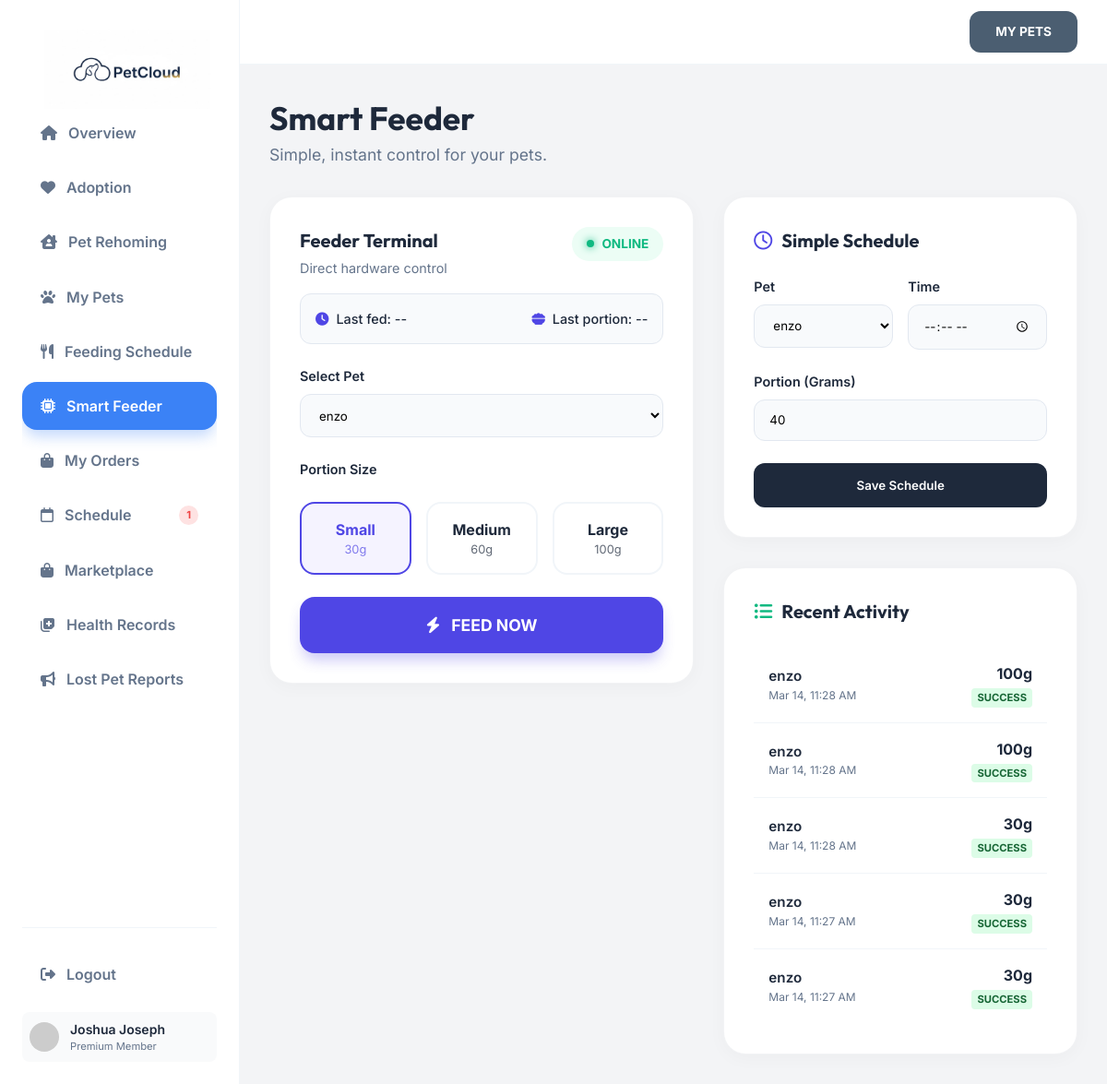
The app's page /smart-feeder.php (signed in) with its own data.
### tables this page shows
CREATE TABLE `feeding_logs` (
  `id` int(11) NOT NULL,
  `user_id` int(11) NOT NULL,
  `pet_id` int(11) NOT NULL,
  `feeding_time` timestamp NOT NULL DEFAULT current_timestamp(),
  `quantity_grams` int(11) NOT NULL,
  `status` enum('Success','Failed') DEFAULT 'Success',
  `message` varchar(255) DEFAULT 'Feeding completed successfully'
);

CREATE TABLE `user_pets` (
  `id` int(11) NOT NULL,
  `user_id` int(11) NOT NULL,
  `pet_name` varchar(100) NOT NULL,
  `pet_breed` varchar(100) DEFAULT NULL,
  `pet_age` varchar(50) DEFAULT NULL,
  `pet_type` varchar(50) DEFAULT NULL,
  `pet_image` text DEFAULT NULL,
  `created_at` timestamp NOT NULL DEFAULT current_timestamp(),
  `status` enum('Active','Lost') DEFAULT 'Active',
  `pet_gender` varchar(20) DEFAULT 'Unknown',
  `pet_weight` varchar(20) DEFAULT '0 kg',
  `pet_description` text DEFAULT NULL
);

### smart-feeder.php (the view, shortened to what this page needs)
<?php
require_once 'db_connect.php';
$user_id = $_SESSION['user_id'];
try {
    $pdo->query("SELECT 1 FROM smart_feeder_schedules LIMIT 1");
} catch (PDOException $e) {
    include 'setup_smart_feeder_db.php';
}
$petsStmt = $pdo->prepare("SELECT id, pet_name FROM user_pets WHERE user_id = ?");
$petsStmt->execute([$user_id]);
$myPets = $petsStmt->fetchAll();
$historyStmt = $pdo->prepare("SELECT fl.*, up.pet_name FROM feeding_logs fl JOIN user_pets up ON fl.pet_id = up.id WHERE fl.user_id = ? ORDER BY fl.feeding_time DESC LIMIT 5");
$historyStmt->execute([$user_id]);
$feedingHistory = $historyStmt->fetchAll();
?>
<!DOCTYPE html>
<html lang="en">
<head>
    <link rel="stylesheet" href="https://cdnjs.cloudflare.com/ajax/libs/font-awesome/6.4.0/css/all.min.css">
    <link rel="stylesheet" href="css/styles.css">
</head>
<body class="dashboard-page">
    <div class="dashboard-container">
        <?php include 'user-sidebar.php'; ?>
        <main class="main-content">
            <header class="top-header">
                <div class="header-actions">
                    <a href="mypets.php" class="btn"
                        style="background: #4b5e71; color: white; padding: 0.75rem 1.75rem; border-radius: 0.75rem; font-weight: 700; font-size: 0.85rem;">
                        MY PETS
                    </a>
                </div>
            </header>
            <div class="content-wrapper">
                <div class="page-title" style="margin-bottom: 2rem;">
                    <h2 style="font-family: 'Outfit'; font-size: 2.2rem; font-weight: 700;">Smart Feeder</h2>
                    <p style="color: var(--text-muted); font-size: 1.1rem;">Simple, instant control for your pets.</p>
                </div>
                <div class="feeder-grid">
                    <div class="feeder-left">
                        <div class="minimal-card">
                            <div
                                style="display: flex; justify-content: space-between; align-items: start; margin-bottom: 1rem;">
                                <div>
                                    <h3 class="section-title" style="margin-bottom: 0.25rem;">Feeder Terminal</h3>
                                    <p style="color: var(--text-muted); font-size: 0.9rem;">Direct hardware control</p>
                                </div>
                                <div class="status-badge">
                                    <div class="dot"></div> ONLINE
                                </div>
                            </div>
                            <div
                                style="background: #f8fafc; border: 1px solid #e2e8f0; padding: 1rem; border-radius: 0.75rem; margin-bottom: 1.5rem; display: flex; justify-content: space-between; font-size: 0.9rem; font-weight: 500;">
                                <div style="color: var(--text-main);"><i class="fa-solid fa-clock"
                                        style="color: var(--primary); margin-right: 0.5rem;"></i><span
                                        id="lastFedText">Last fed: --</span></div>
                                <div style="color: var(--text-main);"><i class="fa-solid fa-bowl-food"
                                        style="color: var(--primary); margin-right: 0.5rem;"></i><span
                                        id="lastPortionText">Last portion: --</span></div>
                            </div>
                            <form action="" method="POST">
                                <div style="margin-bottom: 1.5rem;">
                                    <label class="form-label">Select Pet</label>
                                    <select name="pet_id" class="input-minimal" required>
                                        <?php foreach ($myPets as $pet): ?>
                                            <option value="<?php echo $pet['id']; ?>">
                                                <?php echo htmlspecialchars($pet['pet_name']); ?>
                                            </option>
                                        <?php endforeach; ?>
                                    </select>
                                </div>
                                <label class="form-label">Portion Size</label>
                                <div class="portion-grid">
                                    <label class="portion-option portionBtn" data-portion="30">
                                        <div class="portion-card">
                                            <div style="font-weight: 700;">Small</div>
                                            <div style="font-size: 0.8rem; opacity: 0.7;">30g</div>
                                        </div>
                                    </label>
                                    <label class="portion-option portionBtn" data-portion="60">
                                        <div class="portion-card">
                                            <div style="font-weight: 700;">Medium</div>
                                            <div style="font-size: 0.8rem; opacity: 0.7;">60g</div>
                                        </div>
                                    </label>
                                    <label class="portion-option portionBtn" data-portion="100">
                                        <div class="portion-card">
                                            <div style="font-weight: 700;">Large</div>
                                            <div style="font-size: 0.8rem; opacity: 0.7;">100g</div>
                                        </div>
                                    </label>
                                </div>
                                <button type="submit" class="btn-feed" id="feedBtn">
                                    <i class="fa-solid fa-bolt"></i> FEED NOW
                                </button>
                            </form>
                        </div>
                    </div>
                    <div class="feeder-right">
                        <div class="minimal-card" style="margin-bottom: 2rem;">
                            <h3 class="section-title"><i class="fa-regular fa-clock" style="color: var(--primary);"></i>
                                Simple Schedule</h3>
                            <form action="" method="POST">
                                <div
                                    style="display: grid; grid-template-columns: 1fr 1fr; gap: 1rem; margin-bottom: 1.5rem;">
                                    <div>
                                        <label class="form-label">Pet</label>
                                        <select name="pet_id" class="input-minimal" required>
                                            <?php foreach ($myPets as $pet): ?>
                                                <option value="<?php echo $pet['id']; ?>">
                                                    <?php echo htmlspecialchars($pet['pet_name']); ?>
                                                </option>
                                            <?php endforeach; ?>
                                        </select>
                                    </div>
                                    <div>
                                        <label class="form-label">Time</label>
                                        <input type="time" name="feeding_time" class="input-minimal" required>
                                    </div>
                                </div>
                                <div style="margin-bottom: 1.5rem;">
                                    <label class="form-label">Portion (Grams)</label>
                                    <input type="number" id="portionInput" name="quantity" class="input-minimal"
                                        value="40" min="10" step="10">
                                </div>
                                <button type="submit" class="btn"
                                    style="width:100%; padding: 1rem; border-radius: 0.75rem; background: var(--text-main); color: white; border: none; font-weight: 600; cursor: pointer;">
                                    Save Schedule
                                </button>
                            </form>
                        </div>
                        <div class="minimal-card">
                            <h3 class="section-title"><i class="fa-solid fa-list-ul" style="color: #10b981;"></i> Recent
                                Activity</h3>
                            <ul class="history-list">
                                <?php if (empty($feedingHistory)): ?>
                                    <li style="text-align: center; color: var(--text-muted); padding: 2rem;">No logs found.
                                    </li>
                                <?php else: ?>
                                    <?php foreach ($feedingHistory as $log): ?>
                                        <li class="history-item">
                                            <div>
                                                <div style="font-weight: 600; font-size: 0.95rem;">
                                                    <?php echo htmlspecialchars($log['pet_name']); ?>
                                                </div>
                                                <div style="font-size: 0.75rem; color: var(--text-muted);">
                                                    <?php echo date('M d, g:i A', strtotime($log['feeding_time'])); ?>
                                                </div>
                                            </div>
                                            <div style="text-align: right;">
                                                <div style="font-weight: 700; color: var(--text-main);">
                                                    <?php echo $log['quantity_grams']; ?>g
                                                </div>
                                                <div
                                                    style="font-size: 0.7rem; font-weight: 700; border-radius: 4px; padding: 2px 6px; background: #dcfce7; color: #166534; display: inline-block;">
                                                    SUCCESS</div>
                                            </div>
                                        </li>
                                    <?php endforeach; ?>
                                <?php endif; ?>
                            </ul>
                        </div>
                    </div>
                </div>
            </div>
        </main>
    </div>
</body>
</html>

### css/styles.css (style rules this page uses)
:root { --primary-color: #3b82f6; --primary-hover: #2563eb; --text-main: #0f172a; --text-muted: #64748b; --bg-light: #fefcf9; --white: #ffffff; --border-color: #f1f5f9; --accent-yellow: #fde68a; --accent-green: #10b981; --glass-bg: rgba(255, 255, 255, 0.7); --shadow-premium: 0 20px 25px -5px rgba(0, 0, 0, 0.05), 0 10px 10px -5px rgba(0, 0, 0, 0.02); --shadow-lg: 0 10px 15px -3px rgba(0, 0, 0, 0.1); }
* { margin: 0; padding: 0; box-sizing: border-box; font-family: 'Inter', 'Outfit', sans-serif; }
body { background-color: var(--bg-light); color: var(--text-main); line-height: 1.5; -webkit-font-smoothing: antialiased; overflow-x: hidden; }
h1, h2, h3, h4, h5, h6 { font-weight: 700; color: var(--text-main); }
a { text-decoration: none; color: inherit; transition: color 0.2s; }
.btn { display: inline-flex; align-items: center; justify-content: center; padding: 0.75rem 1.5rem; border-radius: 0.5rem; font-weight: 500; cursor: pointer; transition: all 0.2s; }
.dashboard-page { background-color: #f3f4f6; display: block; height: 100vh; overflow: hidden; }
.dashboard-container { display: flex; height: 100%; }
.main-content { flex: 1; display: flex; flex-direction: column; overflow: hidden; }
.top-header { height: 70px; background: white; border-bottom: 1px solid var(--border-color); display: flex; align-items: center; justify-content: space-between; padding: 0 2rem; }
.header-actions { display: flex; align-items: center; gap: 1rem; }
.content-wrapper { flex: 1; overflow-y: auto; padding: 2rem; }

### smart-feeder.php (style rules this page uses)
:root { --primary: #4f46e5; --primary-hover: #4338ca; --bg: #f8fafc; --card-bg: #ffffff; --text-main: #1e293b; --text-muted: #64748b; }
.feeder-grid { display: grid; grid-template-columns: 1.2fr 1fr; gap: 2rem; margin-top: 1.5rem; }
.minimal-card { background: var(--card-bg); border-radius: 1.5rem; padding: 2rem; box-shadow: 0 4px 20px rgba(0, 0, 0, 0.03); border: 1px solid rgba(229, 231, 235, 0.5); transition: transform 0.3s ease; }
.status-badge { display: inline-flex; align-items: center; gap: 0.5rem; padding: 0.5rem 1rem; border-radius: 2rem; font-size: 0.85rem; font-weight: 700; background: #ecfdf5; color: #10b981; }
.dot { width: 8px; height: 8px; border-radius: 50%; background: currentColor; box-shadow: 0 0 8px currentColor; }
.portion-grid { display: grid; grid-template-columns: repeat(3, 1fr); gap: 1rem; margin: 1.5rem 0; }
.portion-option { cursor: pointer; }
.portion-card { padding: 1rem; border-radius: 1rem; border: 2px solid #f1f5f9; text-align: center; transition: all 0.2s; }
.portion-option input:checked+.portion-card { border-color: var(--primary); background: #f5f3ff; color: var(--primary); }
.btn-feed { width: 100%; background: var(--primary); color: white; border: none; padding: 1.25rem; border-radius: 1rem; font-size: 1.1rem; font-weight: 700; cursor: pointer; display: flex; align-items: center; justify-content: center; gap: 0.75rem; transition: all 0.3s; box-shadow: 0 10px 15px -3px rgba(79, 70, 229, 0.3); }
.history-list { list-style: none; padding: 0; margin: 0; }
.history-item { display: flex; justify-content: space-between; align-items: center; padding: 1rem; border-bottom: 1px solid #f1f5f9; }
.history-item:last-child { border-bottom: none; }
.form-label { display: block; font-weight: 600; color: var(--text-main); margin-bottom: 0.5rem; font-size: 0.9rem; }
.input-minimal { width: 100%; padding: 0.85rem 1rem; border-radius: 0.75rem; border: 1px solid #e2e8f0; background: #f8fafc; font-family: inherit; outline: none; transition: border 0.2s; }
.section-title { font-family: 'Outfit'; font-size: 1.25rem; margin-bottom: 1.5rem; display: flex; align-items: center; gap: 10px; }

### records on screen
feeding_logs: pet.pet_name "enzo", feeding_time "Mar 14, 11:28 AM", quantity_grams "100"
feeding_logs: pet.pet_name "enzo", feeding_time "Mar 14, 11:28 AM", quantity_grams "100"
feeding_logs: pet.pet_name "enzo", feeding_time "Mar 14, 11:28 AM", quantity_grams "30"
feeding_logs: pet.pet_name "enzo", feeding_time "Mar 14, 11:27 AM", quantity_grams "30"
feeding_logs: pet.pet_name "enzo", feeding_time "Mar 14, 11:27 AM", quantity_grams "30"

### other values on screen
$upcomingCount "1"
$user_name "Joshua Joseph"
form field pet_id "enzo"
